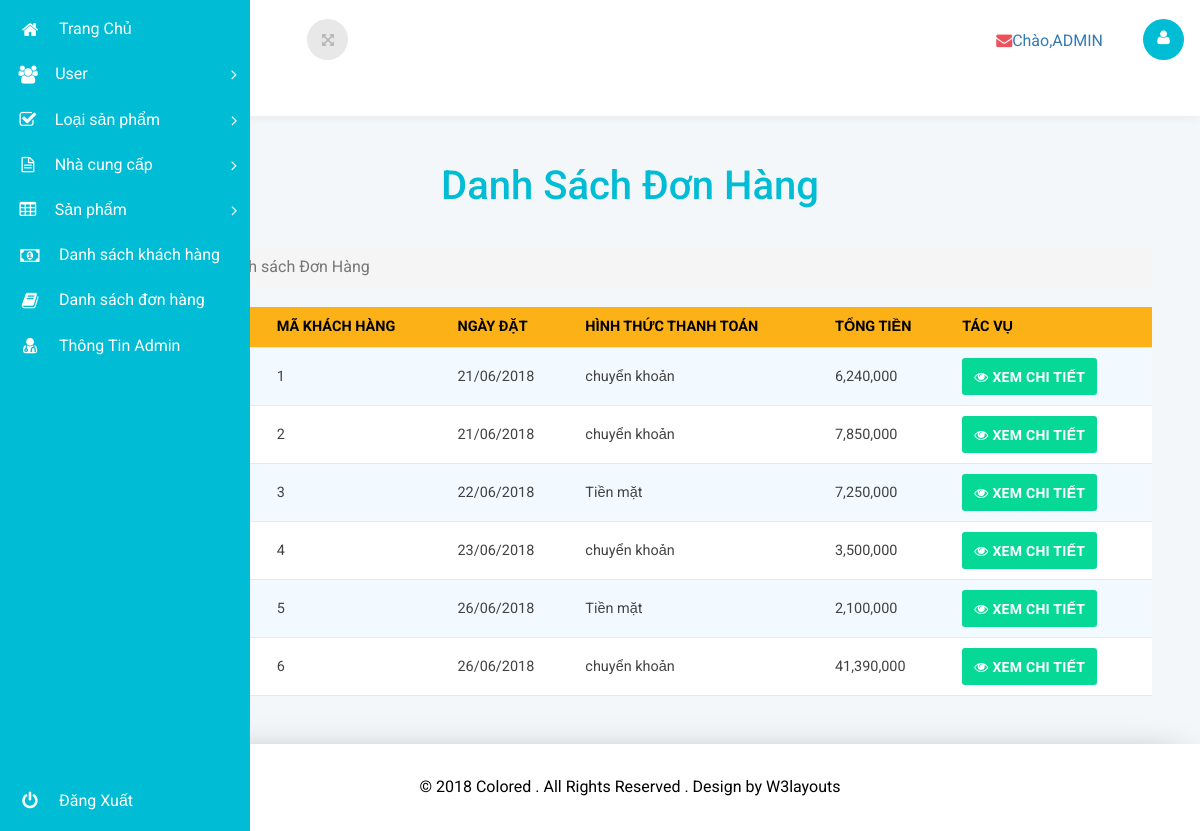
The app's page /admin/ds_don_hang.php (signed in) with its own data.
### tables this page shows
CREATE TABLE IF NOT EXISTS `don_hang` (
  `ma_don_hang` int(11) NOT NULL AUTO_INCREMENT,
  `ma_khach_hang` int(11) NOT NULL,
  `ngay_dat` date NOT NULL,
  `hinh_thuc_thanh_toan` varchar(150) NOT NULL,
  `tong_tien` double NOT NULL,
  PRIMARY KEY (`ma_don_hang`)
);

### admin/templates/layout.php (called while the page is built, shortened)
<?php include("head.php")?>
<?php include("main-menu.php")?>
<?php include("wrapper.php")?>

### admin/controllers/c_don_hang.php (called while the page is built, shortened)
<?php
class C_don_hang
{
	public function Hien_thi_DS_Don_hang()
	{
		include("models/m_don_hang.php");
		$m_don_hang=new M_don_hang();
		$ds_don_hang=$m_don_hang->Doc_tat_ca_don_hang();
		include("templates/layout.php");
	}
}
?>

### admin/ds_don_hang.php (called while the page is built)
<?php
include("controllers/c_don_hang.php");
$c_don_hang=new C_don_hang();
$c_don_hang->Hien_thi_DS_Don_hang();
?>

### models/database.php (called while the page is built, shortened)
<?php
class database{
    protected $pdo = NULL;
    protected $sql = '';
    public function __construct() {
        try
		{
			$this->pdo = new PDO("mysql:host=".DB_HOST."; dbname=".DB_NAME,DB_USER,DB_PWD);
			$this->pdo->query('set names "utf8"');
		}
		catch(PDOException $ex )
		{
			die($ex->getMessage());
		}
    }
    public function setQuery($sql) {
        $this->sql = $sql;
    }
    public function execute($options=array()) {
        $this->sta = $this->pdo->prepare($this->sql);
        $this->sta->execute();
        return $this->sta;
    }
    public function loadAllRows($options=array()) {
        if(!$options) {
            if(!$result = $this->execute())
                return false;
        }
        else {
            if(!$result = $this->execute($options))
                return false;
        }
        return $result->fetchAll(PDO::FETCH_OBJ);
    }
}
?>

### admin/models/m_don_hang.php (called while the page is built, shortened)
<?php
include_once("../models/database.php");
class M_don_hang extends database
{
	public function Doc_tat_ca_don_hang()
	{
		$sql="SELECT * FROM don_hang";
		return $this->loadAllRows();
	}
}
?>

### admin/views/don_hang/v_ds_don_hang.php (the view)
<div class="main-grid">
			<div class="agile-grids">
				<div class="table-heading">
					<h2>Danh Sách Đơn Hàng</h2>
				</div>
				<div class="agile-tables">
					<div class="w3l-table-info">
					  	<ol class="breadcrumb">
									<li><a href="index_quan_tri.php">Trang Chủ</a></li>
									<li class="active">Danh sách Đơn Hàng</li>
								</ol>
					    <table id="table">
						<thead>
						  <tr>
							<th>Mã Đơn Hàng</th>
							<th>Mã Khách Hàng</th>
							<th>Ngày đặt</th>
                            <th>Hình Thức Thanh Toán</th>
                            <th>Tổng Tiền</th>
                            <th>Tác vụ</th>
						  </tr>
						</thead>
						<tbody>
                        <?php
                        foreach($ds_don_hang as $dh)
						{
							$arr=explode("-",$dh->ngay_dat);
							$nam=$arr[0];
							$thang=$arr[1];
							$ngay=$arr[2];
							$ngay_dat=$ngay."/".$thang."/".$nam;
						?>
						  <tr>
							<td><?php echo $dh->ma_don_hang?></td>
                            <td><?php echo $dh->ma_khach_hang?></td>
                            <td><?php echo $ngay_dat?></td>
                            <td><?php echo $dh->hinh_thuc_thanh_toan?></td>
                            <td><?php echo number_format($dh->tong_tien)?></td>
                            <td>
                            <button type="button" class="btn btn-warning" onClick="window.location='chi_tiet_don_hang.php?ma_don_hang=<?php echo $dh->ma_don_hang?>'"><i class="fa fa-eye"></i> Xem chi tiết</button>
                            </td>
						</tr>
						<?php
						}
						?>
						</tbody>
					  </table>
					</div>
				</div>
			</div>
		</div>

### admin/public/layout/css/table-style.css (style rules this page uses)
table { background: white; border-collapse: collapse; margin: 1.25em 0 0; width: 100%; }
table tr, table th, table td { border: none; border-bottom: 1px solid #e8e8e8; font-size: .95em; }
table th, table td { padding: 10px 12px; text-align: left; }
table th { background: #fcb216; color: #000000; text-transform: uppercase; }
table tr td { background: #f3faff; color: #424242; }
table tr:nth-of-type(2n+2) td { background: #ffffff; }
table { width: 100%; }

### records on screen
don_hang: ma_khach_hang "1", ngay_dat "21/06/2018", hinh_thuc_thanh_toan "chuyển khoản", tong_tien "6,240,000"
don_hang: ma_khach_hang "2", ngay_dat "21/06/2018", hinh_thuc_thanh_toan "chuyển khoản", tong_tien "7,850,000"
don_hang: ma_khach_hang "3", ngay_dat "22/06/2018", hinh_thuc_thanh_toan "Tiền mặt", tong_tien "7,250,000"
don_hang: ma_khach_hang "4", ngay_dat "23/06/2018", hinh_thuc_thanh_toan "chuyển khoản", tong_tien "3,500,000"
don_hang: ma_khach_hang "5", ngay_dat "26/06/2018", hinh_thuc_thanh_toan "Tiền mặt", tong_tien "2,100,000"
don_hang: ma_khach_hang "6", ngay_dat "26/06/2018", hinh_thuc_thanh_toan "chuyển khoản", tong_tien "41,390,000"

### other values on screen
$_SESSION['admin']['name'] "ADMIN"
